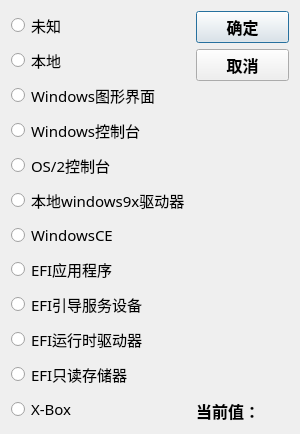
<?xml version="1.0" encoding="UTF-8"?>
<ui version="4.0">
 <class>CharaClass</class>
 <widget class="QDialog" name="CharaClass">
  <property name="geometry">
   <rect>
    <x>0</x>
    <y>0</y>
    <width>300</width>
    <height>381</height>
   </rect>
  </property>
  <property name="windowTitle">
   <string>Chara</string>
  </property>
  <layout class="QGridLayout" name="gridLayout">
   <item row="0" column="0" rowspan="4">
    <layout class="QVBoxLayout" name="verticalLayout">
     <item>
      <widget class="QRadioButton" name="radioButton_0">
       <property name="font">
        <font>
         <family>楷体</family>
         <pointsize>11</pointsize>
         <weight>50</weight>
         <bold>false</bold>
        </font>
       </property>
       <property name="text">
        <string>未知</string>
       </property>
      </widget>
     </item>
     <item>
      <widget class="QRadioButton" name="radioButton_1">
       <property name="font">
        <font>
         <family>楷体</family>
         <pointsize>11</pointsize>
         <weight>50</weight>
         <bold>false</bold>
        </font>
       </property>
       <property name="text">
        <string>本地</string>
       </property>
      </widget>
     </item>
     <item>
      <widget class="QRadioButton" name="radioButton_2">
       <property name="font">
        <font>
         <family>楷体</family>
         <pointsize>11</pointsize>
         <weight>50</weight>
         <bold>false</bold>
        </font>
       </property>
       <property name="text">
        <string>Windows图形界面</string>
       </property>
      </widget>
     </item>
     <item>
      <widget class="QRadioButton" name="radioButton_3">
       <property name="font">
        <font>
         <family>楷体</family>
         <pointsize>11</pointsize>
         <weight>50</weight>
         <bold>false</bold>
        </font>
       </property>
       <property name="text">
        <string>Windows控制台</string>
       </property>
      </widget>
     </item>
     <item>
      <widget class="QRadioButton" name="radioButton_4">
       <property name="font">
        <font>
         <family>楷体</family>
         <pointsize>11</pointsize>
         <weight>50</weight>
         <bold>false</bold>
        </font>
       </property>
       <property name="text">
        <string>OS/2控制台</string>
       </property>
      </widget>
     </item>
     <item>
      <widget class="QRadioButton" name="radioButton_5">
       <property name="font">
        <font>
         <family>楷体</family>
         <pointsize>11</pointsize>
         <weight>50</weight>
         <bold>false</bold>
        </font>
       </property>
       <property name="text">
        <string>本地windows9x驱动器</string>
       </property>
      </widget>
     </item>
     <item>
      <widget class="QRadioButton" name="radioButton_6">
       <property name="font">
        <font>
         <family>楷体</family>
         <pointsize>11</pointsize>
         <weight>50</weight>
         <bold>false</bold>
        </font>
       </property>
       <property name="text">
        <string>WindowsCE</string>
       </property>
      </widget>
     </item>
     <item>
      <widget class="QRadioButton" name="radioButton_7">
       <property name="font">
        <font>
         <family>楷体</family>
         <pointsize>11</pointsize>
         <weight>50</weight>
         <bold>false</bold>
        </font>
       </property>
       <property name="text">
        <string>EFI应用程序</string>
       </property>
      </widget>
     </item>
     <item>
      <widget class="QRadioButton" name="radioButton_8">
       <property name="font">
        <font>
         <family>楷体</family>
         <pointsize>11</pointsize>
         <weight>50</weight>
         <bold>false</bold>
        </font>
       </property>
       <property name="text">
        <string>EFI引导服务设备</string>
       </property>
      </widget>
     </item>
     <item>
      <widget class="QRadioButton" name="radioButton_9">
       <property name="font">
        <font>
         <family>楷体</family>
         <pointsize>11</pointsize>
         <weight>50</weight>
         <bold>false</bold>
        </font>
       </property>
       <property name="text">
        <string>EFI运行时驱动器</string>
       </property>
      </widget>
     </item>
     <item>
      <widget class="QRadioButton" name="radioButton_10">
       <property name="font">
        <font>
         <family>楷体</family>
         <pointsize>11</pointsize>
         <weight>50</weight>
         <bold>false</bold>
        </font>
       </property>
       <property name="text">
        <string>EFI只读存储器</string>
       </property>
      </widget>
     </item>
     <item>
      <widget class="QRadioButton" name="radioButton_11">
       <property name="font">
        <font>
         <family>楷体</family>
         <pointsize>11</pointsize>
         <weight>50</weight>
         <bold>false</bold>
        </font>
       </property>
       <property name="text">
        <string>X-Box</string>
       </property>
      </widget>
     </item>
    </layout>
   </item>
   <item row="0" column="1">
    <widget class="QPushButton" name="pushButton">
     <property name="font">
      <font>
       <family>楷体</family>
       <pointsize>12</pointsize>
       <weight>75</weight>
       <bold>true</bold>
      </font>
     </property>
     <property name="text">
      <string>确定</string>
     </property>
    </widget>
   </item>
   <item row="1" column="1">
    <widget class="QPushButton" name="pushButton_2">
     <property name="font">
      <font>
       <family>楷体</family>
       <pointsize>12</pointsize>
       <weight>75</weight>
       <bold>true</bold>
      </font>
     </property>
     <property name="text">
      <string>取消</string>
     </property>
    </widget>
   </item>
   <item row="2" column="1">
    <spacer name="verticalSpacer">
     <property name="orientation">
      <enum>Qt::Vertical</enum>
     </property>
     <property name="sizeHint" stdset="0">
      <size>
       <width>20</width>
       <height>278</height>
      </size>
     </property>
    </spacer>
   </item>
   <item row="3" column="1">
    <widget class="QLabel" name="label">
     <property name="font">
      <font>
       <family>楷体</family>
       <pointsize>12</pointsize>
       <weight>75</weight>
       <bold>true</bold>
      </font>
     </property>
     <property name="text">
      <string>当前值：</string>
     </property>
    </widget>
   </item>
  </layout>
 </widget>
 <layoutdefault spacing="6" margin="11"/>
 <resources/>
 <connections>
  <connection>
   <sender>pushButton</sender>
   <signal>clicked()</signal>
   <receiver>CharaClass</receiver>
   <slot>OnOk()</slot>
   <hints>
    <hint type="sourcelabel">
     <x>214</x>
     <y>22</y>
    </hint>
    <hint type="destinationlabel">
     <x>459</x>
     <y>22</y>
    </hint>
   </hints>
  </connection>
  <connection>
   <sender>radioButton_0</sender>
   <signal>clicked()</signal>
   <receiver>CharaClass</receiver>
   <slot>Change()</slot>
   <hints>
    <hint type="sourcelabel">
     <x>52</x>
     <y>25</y>
    </hint>
    <hint type="destinationlabel">
     <x>72</x>
     <y>-34</y>
    </hint>
   </hints>
  </connection>
  <connection>
   <sender>radioButton_1</sender>
   <signal>clicked()</signal>
   <receiver>CharaClass</receiver>
   <slot>Change()</slot>
   <hints>
    <hint type="sourcelabel">
     <x>84</x>
     <y>55</y>
    </hint>
    <hint type="destinationlabel">
     <x>89</x>
     <y>-21</y>
    </hint>
   </hints>
  </connection>
  <connection>
   <sender>radioButton_2</sender>
   <signal>clicked()</signal>
   <receiver>CharaClass</receiver>
   <slot>Change()</slot>
   <hints>
    <hint type="sourcelabel">
     <x>38</x>
     <y>91</y>
    </hint>
    <hint type="destinationlabel">
     <x>36</x>
     <y>-64</y>
    </hint>
   </hints>
  </connection>
  <connection>
   <sender>radioButton_3</sender>
   <signal>clicked()</signal>
   <receiver>CharaClass</receiver>
   <slot>Change()</slot>
   <hints>
    <hint type="sourcelabel">
     <x>102</x>
     <y>118</y>
    </hint>
    <hint type="destinationlabel">
     <x>369</x>
     <y>120</y>
    </hint>
   </hints>
  </connection>
  <connection>
   <sender>radioButton_4</sender>
   <signal>clicked()</signal>
   <receiver>CharaClass</receiver>
   <slot>Change()</slot>
   <hints>
    <hint type="sourcelabel">
     <x>101</x>
     <y>145</y>
    </hint>
    <hint type="destinationlabel">
     <x>443</x>
     <y>148</y>
    </hint>
   </hints>
  </connection>
  <connection>
   <sender>radioButton_5</sender>
   <signal>clicked()</signal>
   <receiver>CharaClass</receiver>
   <slot>Change()</slot>
   <hints>
    <hint type="sourcelabel">
     <x>124</x>
     <y>170</y>
    </hint>
    <hint type="destinationlabel">
     <x>496</x>
     <y>172</y>
    </hint>
   </hints>
  </connection>
  <connection>
   <sender>radioButton_6</sender>
   <signal>clicked()</signal>
   <receiver>CharaClass</receiver>
   <slot>Change()</slot>
   <hints>
    <hint type="sourcelabel">
     <x>101</x>
     <y>205</y>
    </hint>
    <hint type="destinationlabel">
     <x>372</x>
     <y>203</y>
    </hint>
   </hints>
  </connection>
  <connection>
   <sender>radioButton_7</sender>
   <signal>clicked()</signal>
   <receiver>CharaClass</receiver>
   <slot>Change()</slot>
   <hints>
    <hint type="sourcelabel">
     <x>170</x>
     <y>231</y>
    </hint>
    <hint type="destinationlabel">
     <x>380</x>
     <y>231</y>
    </hint>
   </hints>
  </connection>
  <connection>
   <sender>radioButton_8</sender>
   <signal>clicked()</signal>
   <receiver>CharaClass</receiver>
   <slot>Change()</slot>
   <hints>
    <hint type="sourcelabel">
     <x>150</x>
     <y>264</y>
    </hint>
    <hint type="destinationlabel">
     <x>369</x>
     <y>265</y>
    </hint>
   </hints>
  </connection>
  <connection>
   <sender>radioButton_9</sender>
   <signal>clicked()</signal>
   <receiver>CharaClass</receiver>
   <slot>Change()</slot>
   <hints>
    <hint type="sourcelabel">
     <x>132</x>
     <y>296</y>
    </hint>
    <hint type="destinationlabel">
     <x>350</x>
     <y>296</y>
    </hint>
   </hints>
  </connection>
  <connection>
   <sender>radioButton_10</sender>
   <signal>clicked()</signal>
   <receiver>CharaClass</receiver>
   <slot>Change()</slot>
   <hints>
    <hint type="sourcelabel">
     <x>162</x>
     <y>327</y>
    </hint>
    <hint type="destinationlabel">
     <x>406</x>
     <y>326</y>
    </hint>
   </hints>
  </connection>
  <connection>
   <sender>radioButton_11</sender>
   <signal>clicked()</signal>
   <receiver>CharaClass</receiver>
   <slot>Change()</slot>
   <hints>
    <hint type="sourcelabel">
     <x>113</x>
     <y>356</y>
    </hint>
    <hint type="destinationlabel">
     <x>117</x>
     <y>410</y>
    </hint>
   </hints>
  </connection>
  <connection>
   <sender>pushButton_2</sender>
   <signal>clicked()</signal>
   <receiver>CharaClass</receiver>
   <slot>reject()</slot>
   <hints>
    <hint type="sourcelabel">
     <x>243</x>
     <y>46</y>
    </hint>
    <hint type="destinationlabel">
     <x>436</x>
     <y>86</y>
    </hint>
   </hints>
  </connection>
 </connections>
 <slots>
  <slot>OnOk()</slot>
  <slot>Change()</slot>
 </slots>
</ui>
